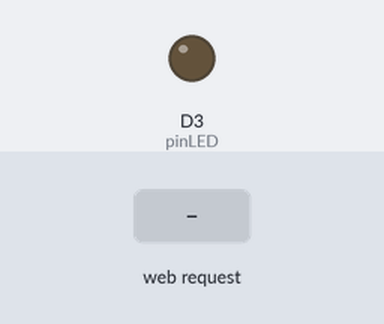
The sketch below on a simulated ESP8266 (NodeMCU). On the bench: output pins drawn as LEDs (lit = HIGH). The inputs (shaded band) are chosen by the test bench. WiFi joins after 1.5 s; servers stay silent unless stated; what the sketch prints to the serial monitor is not drawn.

Above: at 0.0 s.
At 2.8 s:
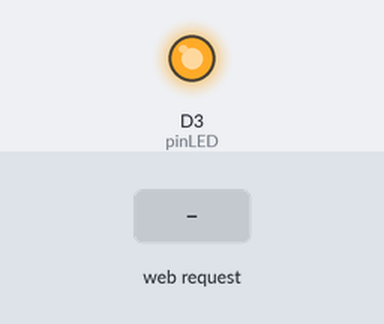
2.9 s: HTTP request GET /Intentjson?plain=ON received
4.4 s: HTTP request GET /Intentjson?plain=1 received
Timing chart, 0 to 7.4 s (numbered marks = the images above; inputs shaded):
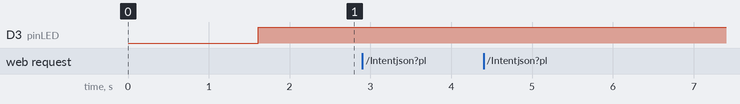

The sketch:

ledcontrol.ino
```cpp
#include <ESP8266WiFi.h>
#include <ESP8266HTTPClient.h>
#include <ESP8266WebServer.h>
#include <ArduinoJson.h>

String sensors[] = {"LED"};// select connected senssors from supportedsensors and write here
String sensorsstatus[] = {"ON"};// select connected senssors from supportedsensors and write here
String jsonResult;

//GPIO********************
int pinLED = D3;
//********************GPIO

void setup(){
  Serial.begin(9600);
  setup_led();
  setup_http();
}

void loop(){
  loop_http();
  loop_led();
}
```

common.ino
```cpp
//getStatus=========================
// get senssor status : on/off
//====================================
String getStatus(String sensorname){
  sensorname.toUpperCase();
  for( int i=0; i<10; i++){
      if ( sensors[i] == NULL ) break;
      sensors[i].toUpperCase();
      sensorsstatus[i].toUpperCase();
      if ( sensors[i] == sensorname ) {
        return sensorsstatus[i];
        break;
      }
   }
   return "OFF";
}
//=========================getStatus


//setStatus=========================
// get senssor status : on/off
//====================================
void setStatus(String sensorname, String statusvalue){
  sensorname.toUpperCase();
  statusvalue.toUpperCase();
  for( int i=0; i<10; i++){
      if ( sensors[i] == NULL ) break;
      sensors[i].toUpperCase();
      if ( sensors[i] == sensorname ) {
        sensorsstatus[i] = statusvalue ;
        return;
      }
   }
}
//=========================setStatus


//isFloat=========================
//check whether tString is numeric or not ( to filter noise data  )
//====================================
boolean isFloat(String tString) {
  String tBuf;
  boolean decPt = false;

  if(tString.charAt(0) == '+' || tString.charAt(0) == '-') tBuf = &tString[1];
  else tBuf = tString;

  for(int x=0;x<tBuf.length();x++)
  {
    if(tBuf.charAt(x) == '.') {
      if(decPt) return false;
      else decPt = true;
    }
    else if(tBuf.charAt(x) < '0' || tBuf.charAt(x) > '9') return false;
  }
  return true;
}
//=========================isFloat
```

commonhttp.ino
```cpp
//Host Server config********************
const char* ssid     = "AP-00";
const char* password = "12345678";
const char * gatewayip = "192.168.137.1"; // ip or dns
const uint16_t port = 8000;
IPAddress myIP;
ESP8266WebServer server(80);
//********************Host Server config

void setup_http(){

    //connect to AP +++++++++++++++++++++
    WiFi.mode(WIFI_STA);
    delay(100);
    WiFi.begin( ssid, password );

    Serial.println();
    Serial.println();
    Serial.print("Wait for WiFi... ");

    while(WiFi.status() != WL_CONNECTED) {
        Serial.print(".");
        delay(500);
    }

    myIP = WiFi.localIP();

    Serial.println("");
    Serial.println("WiFi connected");
    Serial.print("IP address: ");
    Serial.println(myIP);
    delay(10);
    //+++++++++++++++++++++connect to AP

    setup_webserver();
}

void setup_webserver(void){
    //Start web server+++++++++++++++++++++
    server.on ( "/", handleRoot );
    server.on ( "/Intentjson", handleBody );
    server.begin();
    Serial.println("HTTP server started");
    //+++++++++++++++++++++Start web server
}

void loop_webserver(void){
  server.handleClient();
}

void handleRoot() {
  String msg = server.arg("");
  msg += "You are connected!";
  server.send ( 200, "text/plain", msg );
}

void handleBody() { //Handler for the body path
      String message = "";
      if (server.hasArg("plain")){
          message += server.arg("plain");
      }
      else if (server.hasArg("json")){
          message += server.arg("json");
      }
      else {
        server.send(200, "text/plain", "Body not received");
        return;
      }

       //Json data generation ============================
        StaticJsonDocument<200> doc;
        DeserializationError error = deserializeJson(doc, message);
        if (error) {
          Serial.print(F("deserializeJson() failed: "));
          Serial.println(error.c_str());
          return;
        }
        JsonObject root = doc.as<JsonObject>();

        setStatus(root["sensor"], root["onoff"]);
        //============================Json data generation

      server.send(200, "text/plain", message);

      Serial.println(getStatus("led"));
      Serial.println(message);
      message = "";
}

void loop_http(){
    loop_webserver();

    if (jsonResult == "") return;

    Serial.print(myIP);
    Serial.print(" -> ");
    Serial.println(gatewayip);

    if(WiFi.status() == WL_CONNECTED) {
      if ( jsonResult != "" )  {
        sendhttp(jsonResult);
        jsonResult = "";
      }
    }
    Serial.print("wait ");
    Serial.println(" sec...");
}

//send data to server
void sendhttp(String postdata){
  if (postdata == "") return;
  String hosturl = "http://" + String(gatewayip) + ":" + String(port) + "/Postjson";

  HTTPClient http;
  http.begin(hosturl);
  //http.addHeader("POST /PostMeasure HTTP/1.1");
  http.addHeader("Content-Type", "application/json");
  http.addHeader("Cache-Control","no-cache");
  http.POST(postdata);
  http.writeToStream(&Serial);
  String rtnmsg = http.getString();
  http.end();

  //Serial.println(rtnmsg);
  Serial.print("posted");
  Serial.println(postdata);
}
```

led.ino
```cpp
//setup========================
void setup_led(){
  pinMode(pinLED, OUTPUT); // on/off
}
//========================setup

//loop========================
void loop_led(){
  if ( getStatus("LED") == "ON"){
    digitalWrite(pinLED, HIGH);
  }
  else {
    digitalWrite(pinLED, LOW);
  }
}
//========================loop
```

Measured:
- after the input at 2.9 s, every drawn part: stays the same
- after the input at 4.4 s, every drawn part: stays the same
